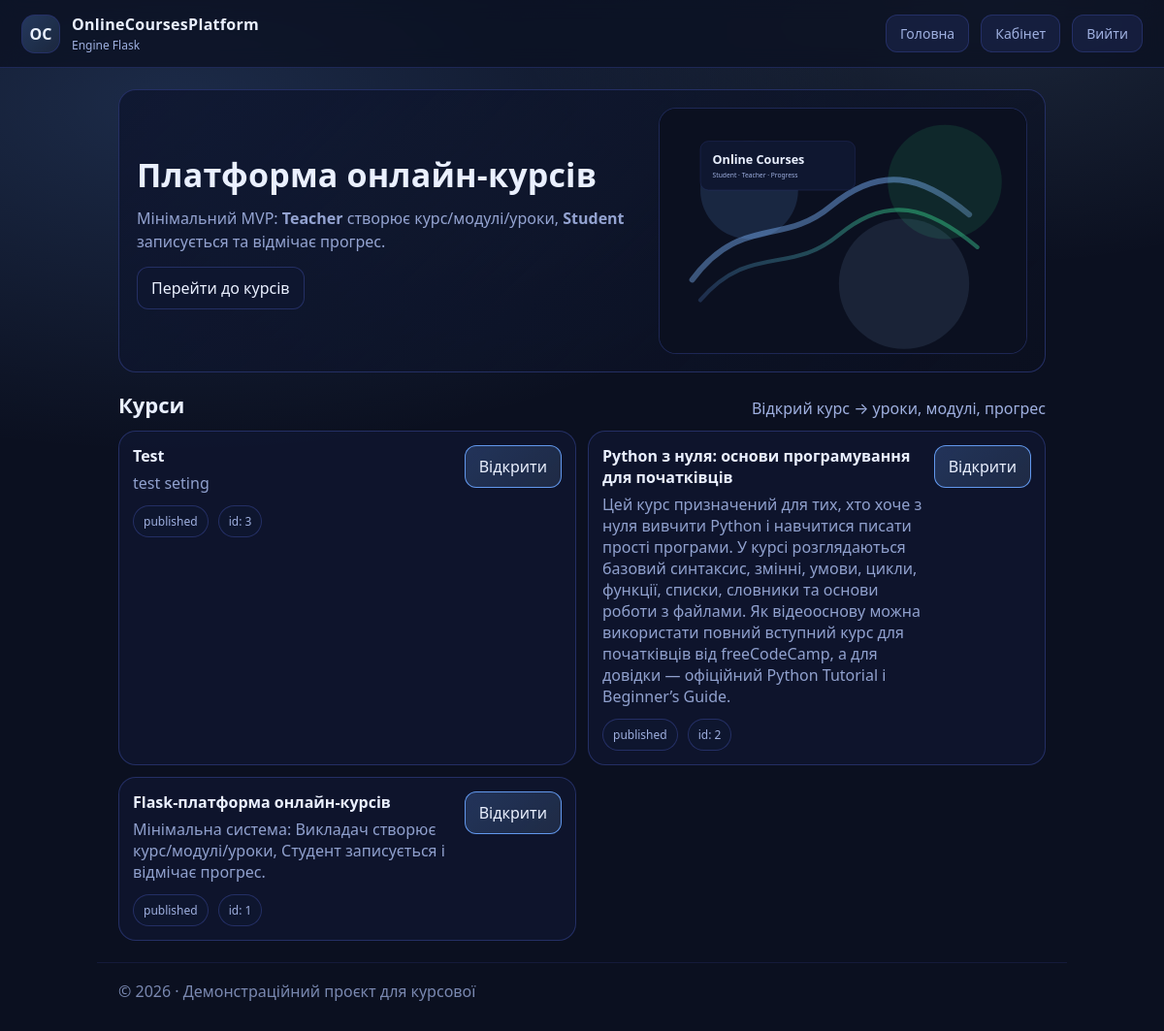
Screenshot of / (signed in) with the database file from the repository.
### models.py (models this page shows)
class Course(db.Model):
    id = db.Column(db.Integer, primary_key=True)
    title = db.Column(db.String(200), nullable=False)
    description = db.Column(db.Text, nullable=True)
    teacher_id = db.Column(db.Integer, db.ForeignKey("user.id"), nullable=False)
    created_at = db.Column(db.DateTime, default=datetime.utcnow)
    is_published = db.Column(db.Boolean, default=True)

### routes.py (the view)
@app.get("/")
def index():
    courses = Course.query.filter_by(is_published=True).order_by(Course.created_at.desc()).all()
    return render_template("index.html", courses=courses)

### helpers.py (called while the page is built, shortened)
def seed_once():
    db.create_all()
    if User.query.first():
        return

### models.py (called while the page is built)
@login_manager.user_loader
def load_user(user_id):
    return User.query.get(int(user_id))

### routes.py (called while the page is built)
@app.before_request
def _seed():
    seed_once()

### templates/index.html
{% extends "base.html" %}
{% block page_css %}
<link rel="stylesheet" href="{{ url_for('static', filename='css/index.css') }}">
{% endblock %}
{% block content %}
<section class="hero">
  <div class="hero-left">
    <h1>Платформа онлайн-курсів</h1>
    <p>
      Мінімальний MVP: <b>Teacher</b> створює курс/модулі/уроки, <b>Student</b> записується та відмічає прогрес.
    </p>
    <div class="hero-actions">
      <a class="btn" href="#courses">Перейти до курсів</a>
    </div>
  </div>
  <div class="hero-right">
    <img class="hero-img" src="{{ url_for('static', filename='img/hero.svg') }}" alt="hero">
  </div>
</section>
<section id="courses" class="section">
  <div class="section-head">
    <h2>Курси</h2>
    <div class="muted">Відкрий курс → уроки, модулі, прогрес</div>
  </div>
  <div class="grid">
    {% for c in courses %}
      <article class="card">
        <div class="card-top">
          <div>
            <div class="card-title">{{ c.title }}</div>
            <div class="card-desc">{{ c.description or "" }}</div>
          </div>
          <a class="btn btn-primary" href="{{ url_for('course_view', course_id=c.id) }}">Відкрити</a>
        </div>
        <div class="card-meta">
          <span class="pill">published</span>
          <span class="pill">id: {{ c.id }}</span>
        </div>
      </article>
    {% endfor %}
  </div>
</section>
{% endblock %}

### static/css/base.css (style rules this page uses)
:root { --bg:#0b1020; --card:#0f1730; --stroke:#27326b; --text:#eaf0ff; --muted:#9fb0e0; --primary:#6aa5ff; --primary2:#9ad0ff; --ok:#2ed47a; }
* { box-sizing:border-box; }
html,body { height:100%; }
body { margin:0; color:var(--text); background: radial-gradient(1200px 600px at 15% 10%, rgba(106,165,255,.18), transparent 60%), radial-gradient(900px 500px at 85% 0%, rgba(154,208,255,.12), transparent 55%), var(--bg); font-family: system-ui, -apple-system, Segoe UI, Roboto, Arial, sans-serif; }
a { color:inherit; text-decoration:none; }
.btn { padding:10px 14px; border-radius:12px; border:1px solid rgba(39,50,107,.9); background: rgba(15,23,48,.9); color:var(--text); cursor:pointer; display:inline-flex; align-items:center; gap:8px; transition: all .18s ease; }
.btn-primary { border-color: rgba(106,165,255,.9); background: linear-gradient( 135deg, rgba(106,165,255,.22), rgba(154,208,255,.12) ); }
.pill { padding:7px 10px; border-radius:999px; border:1px solid rgba(39,50,107,.9); background: rgba(15,23,48,.75); color:var(--muted); font-size:12px; }
.muted { color:var(--muted); }

### static/css/index.css (style rules this page uses)
.hero { display:grid; grid-template-columns: 1.3fr 1fr; gap:18px; align-items:center; padding:18px; border-radius:18px; background: linear-gradient(135deg, rgba(15,23,48,.9), rgba(11,16,32,.6)); border:1px solid rgba(39,50,107,.9); }
.hero h1 { margin:0; font-size:34px; letter-spacing:.2px; }
.hero p { margin:10px 0 0; color: rgba(159,176,224,.92); line-height:1.5; }
.hero-actions { margin-top:14px; display:flex; gap:10px; flex-wrap:wrap; }
.hero-right { display:flex; justify-content:flex-end; }
.hero-img { width:100%; max-width:380px; border-radius:18px; border:1px solid rgba(39,50,107,.7); background: rgba(11,16,32,.35); }
.section { margin-top:18px; }
.section-head { display:flex; justify-content:space-between; align-items:flex-end; gap:12px; }
.section-head h2 { margin:0; font-size:22px; }
.grid { margin-top:12px; display:grid; grid-template-columns: repeat(12, 1fr); gap:12px; }
.card { grid-column: span 12; padding:14px; border-radius:18px; background: rgba(15,23,48,.82); border:1px solid rgba(39,50,107,.9); }
@media (min-width:900px) { .card { grid-column: span 6; } }
.card-top { display:flex; justify-content:space-between; gap:12px; align-items:flex-start; }
.card-title { font-weight:800; font-size:16px; }
.card-desc { margin-top:6px; color: rgba(159,176,224,.9); }
.card-meta { margin-top:12px; display:flex; gap:10px; flex-wrap:wrap; }

### rows the page displays
Course: title "Test", description "test seting", id "3"
Course: title "Python з нуля: основи програмування для початківців", description "Цей курс призначений для тих, хто хоче з нуля вивчити Python і навчитися писати прості програми. У курсі розглядаються базовий синтаксис, змінні, умови, цикли, функції, списки, словники та основи роботи з файлами. Як відеооснову можна використати повний вступний курс для початківців від freeCodeCamp, а для довідки — офіційний Python Tutorial і Beginner’s Guide.", id "2"
Course: title "Flask-платформа онлайн-курсів", description "Мінімальна система: Викладач створює курс/модулі/уроки, Студент записується і відмічає прогрес.", id "1"

### other values shown
{{ 2026 }} "2026"
